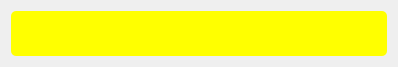
<?xml version="1.0" encoding="UTF-8"?>
<ui version="4.0">
 <class>QuestionLabel</class>
 <widget class="QWidget" name="QuestionLabel">
  <property name="geometry">
   <rect>
    <x>0</x>
    <y>0</y>
    <width>398</width>
    <height>67</height>
   </rect>
  </property>
  <property name="windowTitle">
   <string>Form</string>
  </property>
  <property name="styleSheet">
   <string notr="true">boder-radius:0px
</string>
  </property>
  <layout class="QVBoxLayout" name="verticalLayout">
   <item>
    <widget class="QLabel" name="label">
     <property name="styleSheet">
      <string notr="true">background-color: rgb(255, 255, 0);
border-radius:5px</string>
     </property>
     <property name="text">
      <string>&lt;html&gt;&lt;head/&gt;&lt;body&gt;&lt;p align=&quot;center&quot;&gt;&lt;br/&gt;&lt;/p&gt;&lt;/body&gt;&lt;/html&gt;</string>
     </property>
    </widget>
   </item>
  </layout>
 </widget>
 <resources/>
 <connections/>
</ui>
